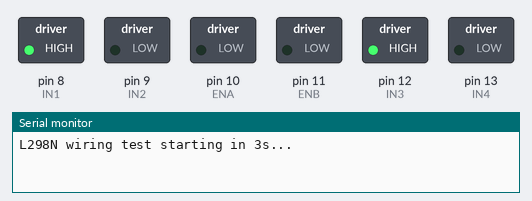
The sketch below on a simulated Arduino Uno, built with avr-gcc and run on an emulated ATmega328P. Parts: switched loads named in the sketch (green lamp = pin HIGH), the last lines printed to the serial monitor.

Above: at 0.1 s.
At 3.1 s:
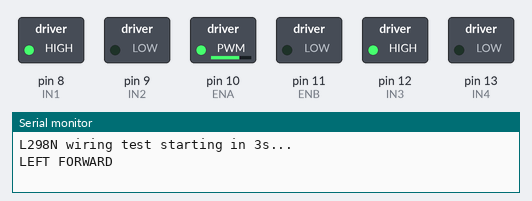
At 9.1 s:
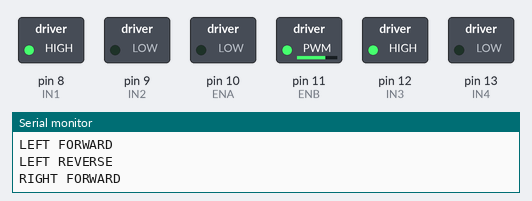
At 15.1 s:
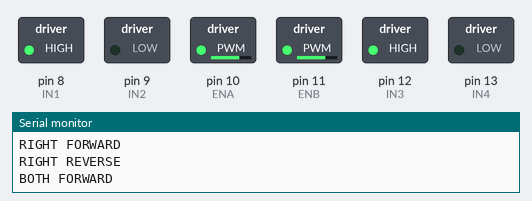
At 21.1 s:
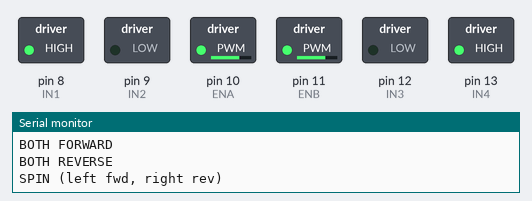
At 38.2 s:
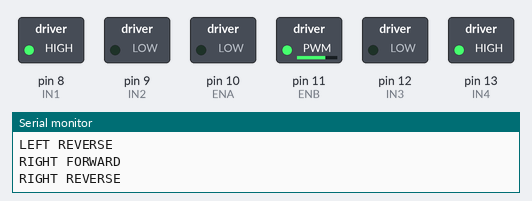
Timing chart, 0 to 39.7 s (numbered marks = the images above):
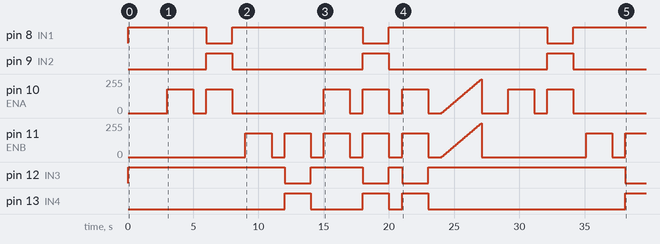

Measured:
- by itself, pin 8 (IN1): goes LOW 2.0 s, HIGH 10.0 s, LOW 2.0 s, HIGH 12.1 s, LOW 2.0 s, then HIGH
- by itself, pin 9 (IN2): goes HIGH 2.0 s, LOW 10.0 s, HIGH 2.0 s, LOW 12.1 s, HIGH 2.0 s, then LOW
- by itself, pin 10 (ENA): 0/255 → 180/255 at 3.0 s, → 0/255 2.0 s later, → 180/255 1.0 s later, → 0/255 2.0 s later, … (66 changes in this stretch)
- by itself, pin 11 (ENB): 0/255 → 180/255 at 9.0 s, → 0/255 2.0 s later, → 180/255 1.0 s later, → 0/255 2.0 s later, … (65 changes in this stretch)
- by itself, pin 12 (IN3): goes LOW 2.0 s, HIGH 4.0 s, LOW 2.0 s, HIGH 1.0 s, LOW 2.0 s, HIGH 15.1 s, then LOW
- by itself, pin 13 (IN4): goes HIGH 2.0 s, LOW 4.0 s, HIGH 2.0 s, LOW 1.0 s, HIGH 2.0 s, LOW 15.1 s, then HIGH

The sketch:

motor_wiring_test.ino
```cpp
// Wiring verification test for L298N + 4 DC motors (2 per side, parallel).
// No serial input needed: cycles each side forward/reverse, then both,
// printing what it's doing. Prop the chassis up on a box so wheels spin free.
//
// PASS = "LEFT FORWARD" makes both left wheels spin in the direction that
// would drive the robot forward, same for right. If one wheel on a side is
// reversed, swap that single motor's two leads at the L298N terminal.

const int ENA = 10;  // left speed (PWM)
const int IN1 = 8;   // left dir
const int IN2 = 9;   // left dir
const int ENB = 11;  // right speed (PWM)
const int IN3 = 12;  // right dir
const int IN4 = 13;  // right dir

const int TEST_SPEED = 180;  // 0..255

void setLeft(int speed) {  // -255..255
  digitalWrite(IN1, speed >= 0 ? HIGH : LOW);
  digitalWrite(IN2, speed >= 0 ? LOW : HIGH);
  analogWrite(ENA, abs(speed));
}

void setRight(int speed) {
  digitalWrite(IN3, speed >= 0 ? HIGH : LOW);
  digitalWrite(IN4, speed >= 0 ? LOW : HIGH);
  analogWrite(ENB, abs(speed));
}

void allStop() {
  setLeft(0);
  setRight(0);
}

void step(const char *label, int left, int right) {
  Serial.println(label);
  setLeft(left);
  setRight(right);
  delay(2000);
  allStop();
  delay(1000);
}

void setup() {
  pinMode(ENA, OUTPUT);
  pinMode(IN1, OUTPUT);
  pinMode(IN2, OUTPUT);
  pinMode(ENB, OUTPUT);
  pinMode(IN3, OUTPUT);
  pinMode(IN4, OUTPUT);
  allStop();
  Serial.begin(115200);
  Serial.println("L298N wiring test starting in 3s...");
  delay(3000);
}

void loop() {
  step("LEFT FORWARD", TEST_SPEED, 0);
  step("LEFT REVERSE", -TEST_SPEED, 0);
  step("RIGHT FORWARD", 0, TEST_SPEED);
  step("RIGHT REVERSE", 0, -TEST_SPEED);
  step("BOTH FORWARD", TEST_SPEED, TEST_SPEED);
  step("BOTH REVERSE", -TEST_SPEED, -TEST_SPEED);
  step("SPIN (left fwd, right rev)", TEST_SPEED, -TEST_SPEED);

  Serial.println("--- ramp test: both sides 0 -> 255 ---");
  for (int s = 0; s <= 255; s += 5) {
    setLeft(s);
    setRight(s);
    delay(60);
  }
  allStop();
  Serial.println("--- cycle complete, repeating ---\n");
  delay(2000);
}
```
